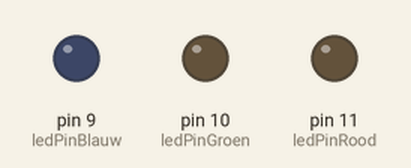
This sketch was run on a simulated Arduino Uno, built with avr-gcc and run on an emulated ATmega328P. Parts: output pins drawn as LEDs (lit = HIGH).

Above: at 0.05 s.
Timing chart, 0 to 3.0 s (numbered marks = the images above):
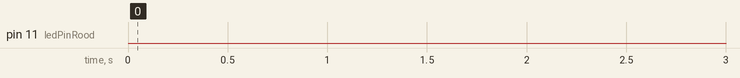

The sketch:

7.4_Arduino_C_Programmeren.ino
```cpp
int ledPinRood = 11;
int ledPinGroen = 10;
int ledPinBlauw = 9;

String Protocol;

void setup()
{
  Serial.begin(9600);     // opens serial port, sets data rate to 9600 bps

  pinMode(ledPinGroen,OUTPUT);
  pinMode(ledPinRood,OUTPUT);
  pinMode(ledPinBlauw,OUTPUT);
}

void loop()
{
  Protocol = CheckForInput();
  if (Protocol == "LED_ON")
  {
    digitalWrite(ledPinRood,HIGH);
  }

  if (Protocol == "LED_OFF")
  {
    digitalWrite(ledPinRood,LOW);
  }

  while(millis() > 30000)
  {
    digitalWrite(ledPinRood,LOW);
    delay(200);
    digitalWrite(ledPinRood,HIGH);
    delay(200);
  }
}

String CheckForInput()
{
  while (Serial.available() > 0)
  {
    if(Serial.read() == '#')
    {
      return ReadInput();
    }
  }
  return "INVALID_INPUT";
}

String ReadInput()
{
  while(Serial.available() == 0){}

  char InputChar = Serial.read();
  String InputString = "";

  while(InputChar != '%')
  {
    if(Serial.available() > 0)
    {
      InputString += char(InputChar);
      InputChar = Serial.read();
    }
  }
  return String(InputString);
}
```

Measured:
- by itself, pin 11 (ledPinRood): LOW → HIGH at 30.2 s, → LOW 0.20 s later, → HIGH 0.20 s later, → LOW 0.20 s later, … (499 changes in this stretch)
